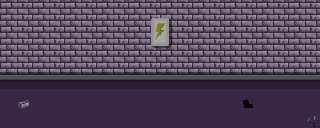

Tiled map render using the project's own tile images. Description and the whole map definition, tile-layer contents included, below:
An orthogonal 20x8 tile map with 16x16 px tiles, 3 tile layers (background, obstacles, items).

<map version="1.9" tiledversion="1.9.2" orientation="orthogonal" renderorder="right-down" width="20" height="8" tilewidth="16" tileheight="16" infinite="0" nextlayerid="4" nextobjectid="1">
 <tileset firstgid="1" source="morgTileSet.tsx" />
 <layer id="1" name="background" width="20" height="8">
  <data encoding="csv">
1,2,1,2,1,2,1,2,1,2,1,2,1,2,1,2,1,2,1,2,
12,13,12,13,12,13,12,13,12,13,12,13,12,13,12,13,12,13,12,13,
23,24,23,24,23,24,23,24,23,24,23,24,23,24,23,24,23,24,23,24,
34,35,34,35,34,35,34,35,34,35,34,35,34,35,34,35,34,35,34,35,
45,46,45,46,45,46,45,46,45,46,45,46,45,46,45,46,45,46,45,46,
56,57,56,57,56,57,56,57,56,57,56,57,56,57,56,57,56,57,56,57,
67,68,67,68,67,68,67,68,67,68,67,68,67,68,67,68,67,68,67,68,
78,79,78,79,78,79,78,79,78,79,78,79,78,79,78,79,78,79,78,79
</data>
 </layer>
 <layer id="3" name="obstacles" width="20" height="8">
  <data encoding="csv">
0,0,0,0,0,0,0,0,0,0,0,0,0,0,0,0,0,0,0,0,
0,0,0,0,0,0,0,0,0,27,28,0,0,0,0,0,0,0,0,0,
0,0,0,0,0,0,0,0,0,38,39,0,0,0,0,0,0,0,0,0,
0,0,0,0,0,0,0,0,0,0,0,0,0,0,0,0,0,0,0,0,
0,0,0,0,0,0,0,0,0,0,0,0,0,0,0,0,0,0,0,0,
0,0,0,0,0,0,0,0,0,0,0,0,0,0,0,0,0,0,0,0,
0,0,0,0,0,0,0,0,0,0,0,0,0,0,0,0,0,0,0,0,
0,0,0,0,0,0,0,0,0,0,0,0,0,0,0,0,0,0,0,0
</data>
 </layer>
 <layer id="2" name="items" width="20" height="8">
  <data encoding="csv">
0,0,0,0,0,0,0,0,0,0,0,0,0,0,0,0,0,0,0,0,
0,0,0,0,0,0,0,0,0,0,0,0,0,0,0,0,0,0,0,0,
0,0,0,0,0,0,0,0,0,0,0,0,0,0,0,0,0,0,0,0,
0,0,0,0,0,0,0,0,0,0,0,0,0,0,0,0,0,0,0,0,
0,0,0,0,0,0,0,0,0,0,0,0,0,0,0,0,0,0,0,0,
0,0,0,0,0,0,0,0,0,0,0,0,0,0,0,0,0,0,0,0,
0,71,0,0,0,0,0,0,0,0,0,0,0,0,0,83,0,0,0,0,
0,0,0,0,0,0,0,0,0,0,0,0,0,0,0,0,0,0,0,82
</data>
 </layer>
</map>